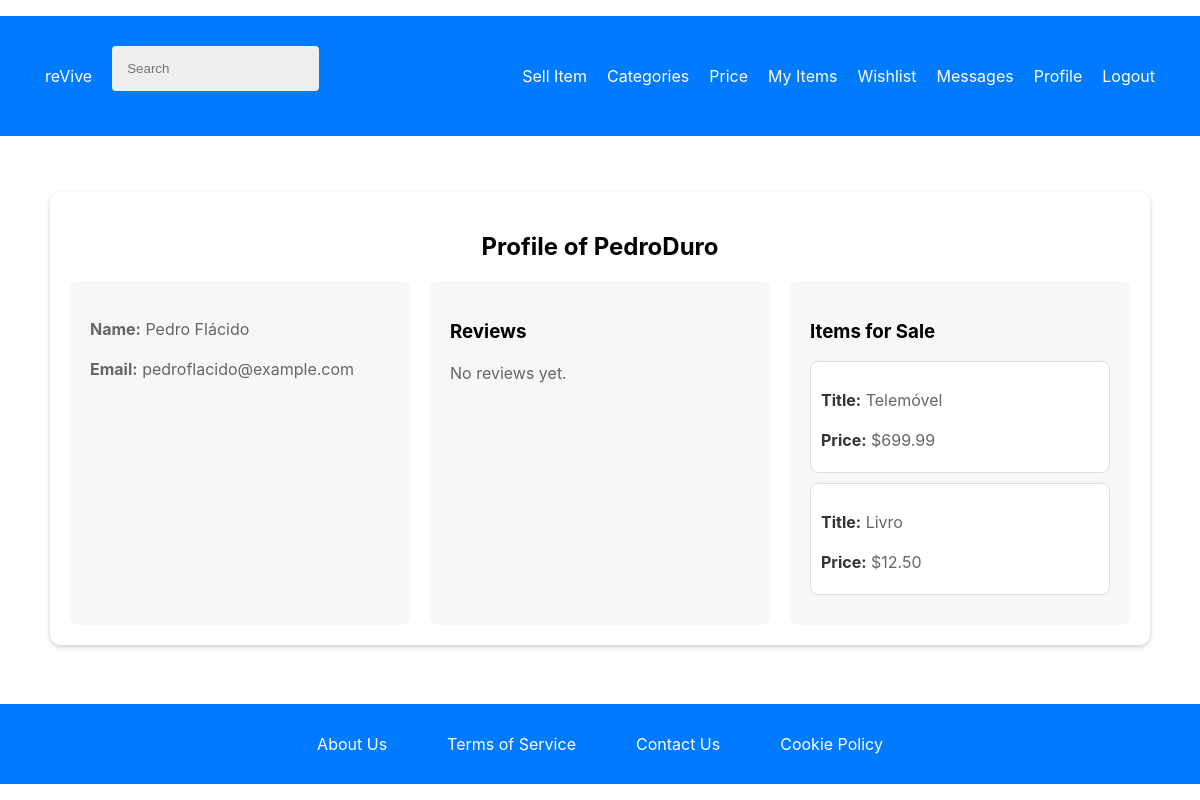
The page /pages/user_profile.php?user_id=2 (signed in) on the database as committed earlier.
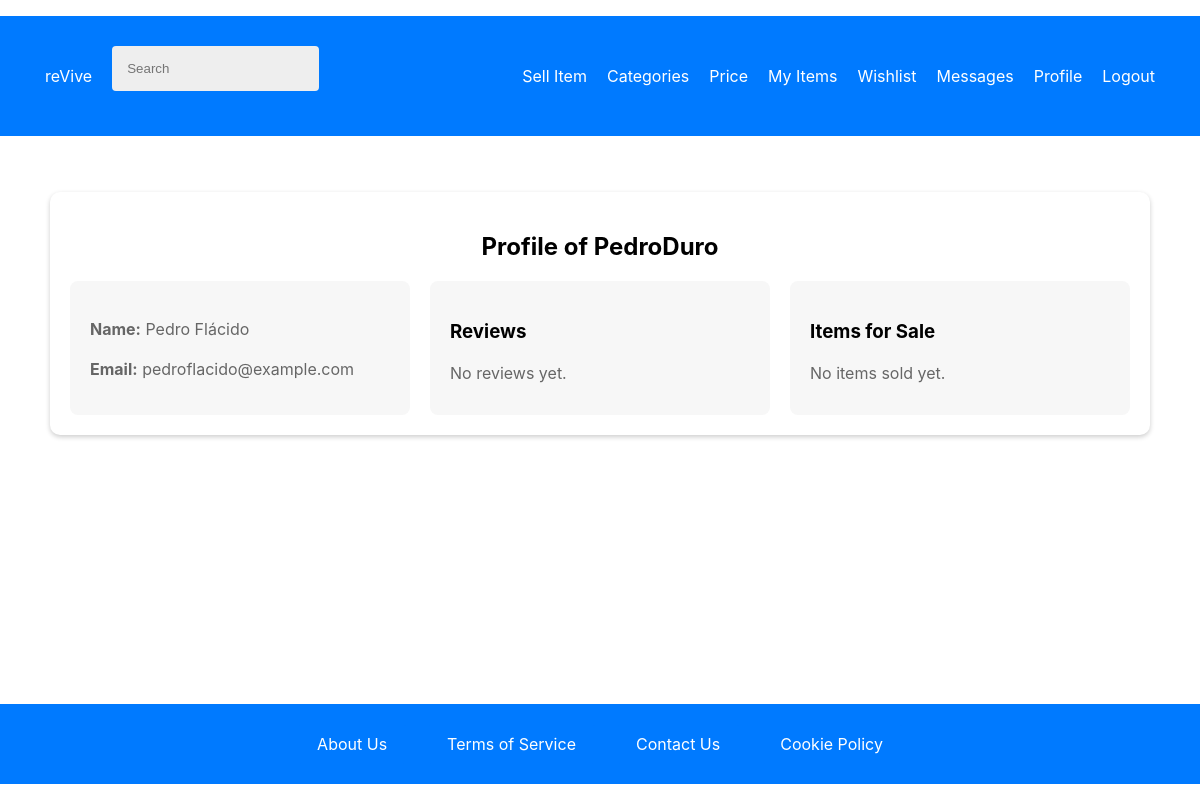
The same page on the database as committed later.
### tables this page shows
CREATE TABLE items (
    item_id INTEGER PRIMARY KEY AUTOINCREMENT,
    user_id INTEGER NOT NULL,
    category_id INTEGER NOT NULL,
    title TEXT NOT NULL,
    description TEXT NOT NULL,
    city TEXT NOT NULL,
    price REAL NOT NULL,
    image_path TEXT, sold_date TEXT,
    FOREIGN KEY (user_id) REFERENCES users(user_id),
    FOREIGN KEY (category_id) REFERENCES categories(category_id)
);

### database/users.class.php (called while the page is built, shortened)
<?php
class Users {
    public function __construct(int $id, string $name, string $username, string $email, bool $is_admin, ?string $street = null, ?string $door = null, ?string $city = null, ?string $state = null, ?string $postalCode = null) {
        $this->name = $name;
        $this->username = $username;
        $this->email = $email;
    }
    public static function getUser(PDO $db, int $id): ?Users {
        $stmt = $db->prepare('SELECT user_id, name, username, email, is_admin, street, door, city, state, postalCode FROM users WHERE user_id = ?');
        $stmt->execute([$id]);
        $user = $stmt->fetch(PDO::FETCH_ASSOC);
        if ($user) {
            return new Users(
                $user['user_id'],
                $user['name'],
                $user['username'],
                $user['email'],
                (bool) $user['is_admin'],
                $user['street'],
                $user['door'],
                $user['city'],
                $user['state'],
                $user['postalCode']
            );
        } else {
            return null;
        }
    }
}
?>

### database/reviews.class.php (called while the page is built, shortened)
<?php
class Reviews {
    public static function getReviewsByUser(PDO $db, int $userId): array {
        $stmt = $db->prepare("
            SELECT items.title, reviews.rating, reviews.comment, reviews.review_date
            FROM reviews
            JOIN items ON reviews.item_id = items.item_id
            WHERE items.user_id = ?
        ");
        $stmt->execute([$userId]);
        return $stmt->fetchAll(PDO::FETCH_ASSOC);
    }
}

### database/items.class.php (called while the page is built, shortened)
<?php
class Item {
    public function __construct(array $data = []) {
        $this->title = $data['title'] ?? '';
        $this->price = isset($data['price']) ? (float)$data['price'] : 0.0;
    }
    public static function getItemsByUser(PDO $db, int $user_id): array {
        $stmt = $db->prepare('SELECT * FROM items WHERE user_id = ?');
        $stmt->execute([$user_id]);
        $items = [];
        while ($row = $stmt->fetch(PDO::FETCH_ASSOC)) {
            $items[] = new Item($row);
        }
        return $items;
    }
}
?>

### pages/user_profile.php (the view, shortened to what this page needs)
<?php
require_once(__DIR__ . '/../utils/session.php');
require_once(__DIR__ . '/../database/connection.db.php');
require_once(__DIR__ . '/../database/users.class.php');
require_once(__DIR__ . '/../database/reviews.class.php');
require_once(__DIR__ . '/../database/items.class.php');
require_once(__DIR__ . '/../templates/common.php');
$db = getDatabaseConnection();
$user_id = intval($_GET['user_id']);
$user = Users::getUser($db, $user_id);
$reviews = Reviews::getReviewsByUser($db, $user_id);
$soldItems = Item::getItemsByUser($db, $user_id);
$loggedUser_id = $_SESSION['user_id'];
$loggedUser = Users::getUser($db, $loggedUser_id);
?>
<link rel="stylesheet" type="text/css" href="../styles/user_profile.css">
<div class="profile-container">
    <div class="profile-header">
        <h2>Profile of <?php echo htmlspecialchars($user->username); ?></h2>
    </div>
    <div class="profile-content">
        <div class="profile-details">
            <p><strong>Name:</strong> <?php echo htmlspecialchars($user->name); ?></p>
            <p><strong>Email:</strong> <?php echo htmlspecialchars($user->email); ?></p>
        </div>
        <div class="user-reviews">
            <h3>Reviews</h3>
            <?php if (count($reviews) > 0): ?>
                <ul>
                    <?php foreach ($reviews as $review): ?>
                        <li>
                            <p><strong>Rating:</strong> <?php echo htmlspecialchars($review['rating']); ?>/5</p>
                            <p><strong>Comment:</strong> <?php echo htmlspecialchars($review['comment']); ?></p>
                            <p><strong>Date:</strong> <?php echo htmlspecialchars($review['review_date']); ?></p>
                        </li>
                    <?php endforeach; ?>
                </ul>
            <?php else: ?>
                <p>No reviews yet.</p>
            <?php endif; ?>
        </div>
        <div class="sold-items">
            <h3>Items for Sale</h3>
            <?php if (count($soldItems) > 0): ?>
                <ul>
                    <?php foreach ($soldItems as $item): ?>
                        <li>
                            <p><strong>Title:</strong> <?php echo htmlspecialchars($item->title); ?></p>
                            <p><strong>Price:</strong> $<?php echo htmlspecialchars(number_format($item->price, 2)); ?></p>
                        </li>
                    <?php endforeach; ?>
                </ul>
            <?php else: ?>
                <p>No items sold yet.</p>
            <?php endif; ?>
        </div>
    </div>
</div>

Rows that differ between the two databases and show on the page:
removed items: title "Telemóvel", price "699.99"
removed items: title "Livro", price "12.50"
Other text that changed with them:
text now shown: "No items sold yet."
